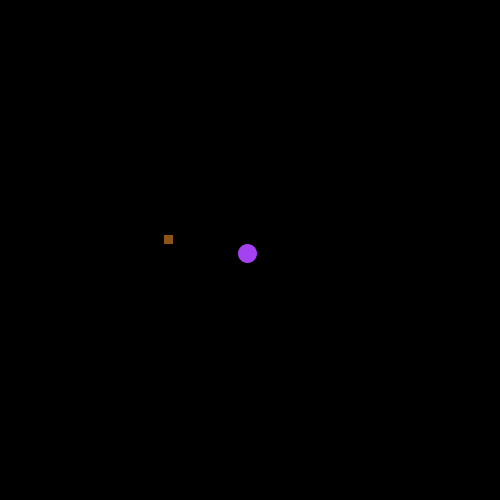
Frame 1 (no input)
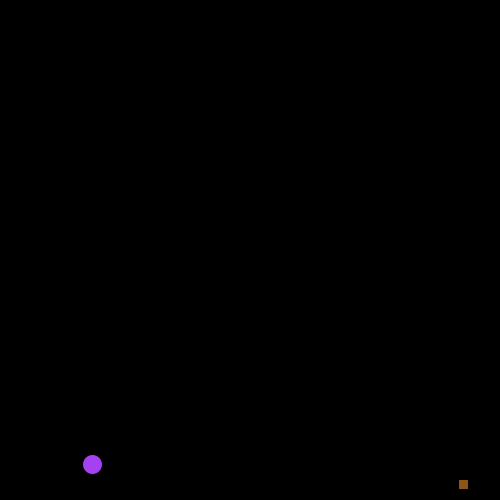
Frame 60 (the mouse pressed at the canvas centre just before this capture)
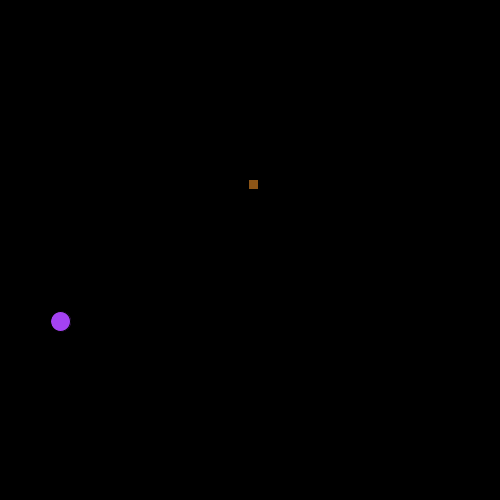
Frame 120 (the mouse held since frame 60 and released just before this capture)

The Processing sketch that drew these frames (run headless with seeded random() and noise(); from frame 60 on, the mouse is pressed at the canvas centre):

// Processing sketch: Object_tutorial
// ── Object_tutorial.pde
boolean notSelf;
Shape shapeArray[];

void setup() { 
  size(500, 500);

  boolean notSelf;

  shapeArray = new Shape[2];

  for (int i = 0; i < shapeArray.length; i++) {
    if (i < shapeArray.length/2) {
      shapeArray[i] = new Circle(width/2, height/2, 20, color(random(255), random(255), random(255)));
    } 
    else {
      shapeArray[i] = new Square(random(width), random(height), 10, color(random(255), random(255), random(255)), 5, 5);
    }
  }
}

void draw() {
  background(0);

  for (int i = 0; i < shapeArray.length; i++) {
    shapeArray[i].draw();
    if (dist(shapeArray[i].x, shapeArray[i].y, shapeArray[i].x, shapeArray[i].y) < 0 ) {
      shapeArray[i].x = shapeArray[i].x + random(10);
      shapeArray[i].y = shapeArray[i].y + random(10);
      //        shapeArray[i].xSpeed = -shapeArray[i].xSpeed;
      //        shapeArray[i].ySpeed = -shapeArray[i].ySpeed;
    } 
  }
}


// ── circle.pde
class Circle extends Shape {

  float size;

  Circle(float _x, float _y, float _size, color _c) {
    super(_x, _y, _c, random(-5, 5), random(-5, 5));

    size = _size;
  }

  void draw() {
    super.draw();
    ellipse(x, y, size, size);
  }
}


// ── functions.pde
//void detectObjectCollision(Shape shape) {
//  if (dist(shape.x, shape.y, mouseX, mouseY) <= 50) {
//    shape.xSpeed = -shape.xSpeed;
//    shape.ySpeed = -shape.ySpeed;
//  }
//}
//
//void objectCollision(int a) {
//
//  if (dist(shapeArray[i].x, shapeArray[i].y, shapeArray[i].x, shapeArray[i].y) < 0) {
//    shapeArray[i].x = shapeArray[i].x + random(10);
//    shapeArray[i].y = shapeArray[i].y + random(10);
//    //        shapeArray[i].xSpeed = -shapeArray[i].xSpeed;
//    //        shapeArray[i].ySpeed = -shapeArray[i].ySpeed;
//  }
//}


// ── shape.pde
class Shape {
  float x, y, xSpeed, ySpeed, size;
  color c;


  Shape(float _x, float _y, color _c, float _xSpeed, float _ySpeed) {
    x = _x;
    y = _y;
    c = _c;
    xSpeed = _xSpeed;
    ySpeed = _ySpeed;
  }

  void draw() {
    fill(c);
    move();
//    detectObjectCollision();
  }

  void move() {
    x = x + xSpeed;
    y = y + ySpeed;
    
    // Collision detection for edges
    if (x < 0 || x > width) {
      xSpeed = -xSpeed;
    }
    if (y < 0  || y > height) {
      ySpeed = -ySpeed;
    }
  }

  // Collision function for colliding with other objects
  void detectObjectCollision() {
    if (dist(x, y, mouseX, mouseY) < 50) {
      x = x + 10;
      y = y + 10;
      xSpeed = -xSpeed;
      ySpeed = -ySpeed;
    }
  }
}


// ── square.pde
class Square extends Shape {
  
  float size;

  Square(float _x, float _y, float _size, color _c, float _xSpeed, float _ySpeed) {
    super(_x, _y, _c, _xSpeed, _ySpeed);
    size = _size;
  }

  void draw() {
    super.draw();
    rect(x, y, size, size);
  }
}
